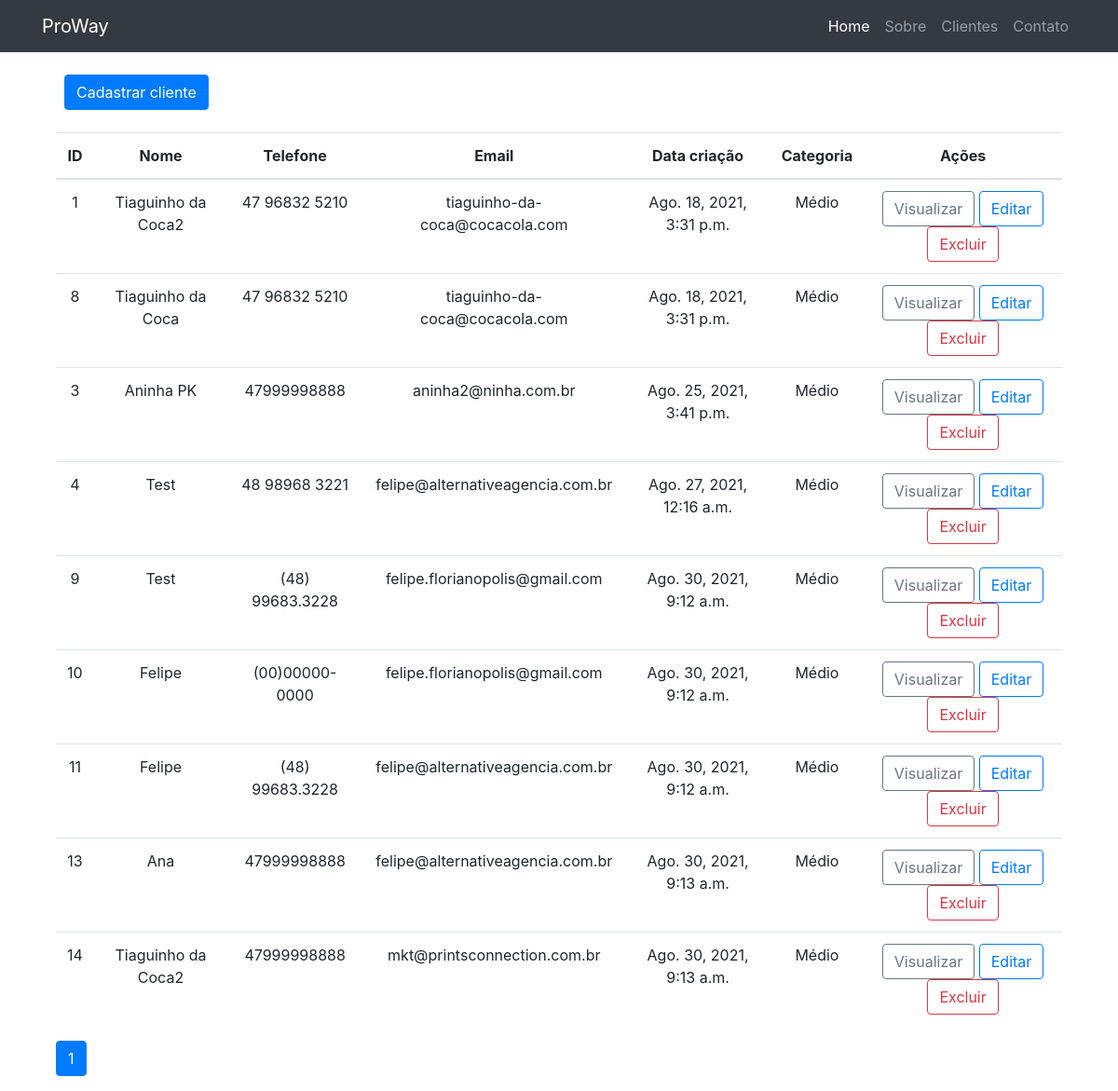
The page /cliente/ on the database its author committed.
### cliente/models.py (models this page shows, shortened)
class Cliente(models.Model):
    nome = models.CharField(max_length=100)
    telefone = models.CharField(max_length=25)
    email = models.CharField(max_length=100)
    data_criacao = models.DateTimeField(default=timezone.now)
    descricao = models.TextField(blank=True)
    categoria = models.ForeignKey(Categoria, on_delete=models.DO_NOTHING)

class Categoria(models.Model):
    nome = models.CharField(max_length=255)
    def __str__(self):
        return self.nome

### cliente/views.py (the view)
# urls.py: path('', views.index, name='cliente'),
def index(request):
    list_clientes = Cliente.objects.order_by('data_criacao').filter(
        categoria=2
    )
    paginator = Paginator(list_clientes, 10)
    page = request.GET.get('page')
    list_clientes = paginator.get_page(page)
    return render(request, 'cliente/index.html', {'clientes': list_clientes})

### cliente/templates/cliente/index.html
{% extends 'base.html' %} {% block content %}
<div class="dt-buttons btn-group flwx-wrap float-left m-4">
  <a href="{% url 'form' %}" class="btn btn-primary"> Cadastrar cliente </a>
</div>
<div class="container mt-4">
  <table class="table">
    <thead>
      <tr>
        <th>ID</th>
        <th>Nome</th>
        <th>Telefone</th>
        <th>Email</th>
        <th>Data criação</th>
        <th>Categoria</th>
        <th>Ações</th>
      </tr>
    </thead>
    <tbody>
      {% for cliente in clientes %}
      <tr>
        <td>{{ cliente.id }}</td>
        <td>{{ cliente.nome }}</td>
        <td>{{ cliente.telefone }}</td>
        <td>{{ cliente.email }}</td>
        <td>{{ cliente.data_criacao }}</td>
        <td>{{ cliente.categoria }}</td>
        <td>
          <a
            href="/cliente/detalhe/{{ cliente.id }}/"
            class="btn btn-outline-secondary"
            >Visualizar</a
          >
          <a
            href="/cliente/edit/{{ cliente.id }}/"
            class="btn btn-outline-primary"
            >Editar</a
          >
          <a
            href="/cliente/delete/{{ cliente.id }}/"
            class="btn btn-outline-danger"
            >Excluir</a
          >
        </td>
      </tr>
      {% endfor %}
    </tbody>
  </table>
  <nav aria-label="Page navigation example">
    <ul class="pagination">
      {% for pagina in clientes.paginator.page_range %}
      {% if clientes.number == pagina %}
      <li class="page-item active">
        <a class="page-link" href="?page={{pagina}}">{{pagina}}</a>
      </li>
      {% else %}
      <li class="page-item">
        <a class="page-link" href="?page={{pagina}}">{{pagina}}</a>
      </li>
      {% endif %} {% endfor %}
    </ul>
  </nav>
</div>
{% endblock %}

### rows shown on the page
Cliente: id "1", nome "Tiaguinho da Coca2", telefone "47 96832 5210", email "tiaguinho-da-coca@cocacola.com", data_criacao "Ago. 18, 2021, 3:31 p.m.", categoria "Médio"
Cliente: id "8", nome "Tiaguinho da Coca", telefone "47 96832 5210", email "tiaguinho-da-coca@cocacola.com", data_criacao "Ago. 18, 2021, 3:31 p.m.", categoria "Médio"
Cliente: id "3", nome "Aninha PK", telefone "47999998888", email "aninha2@ninha.com.br", data_criacao "Ago. 25, 2021, 3:41 p.m.", categoria "Médio"
Cliente: id "4", nome "Test", telefone "48 98968 3221", email "felipe@alternativeagencia.com.br", data_criacao "Ago. 27, 2021, 12:16 a.m.", categoria "Médio"
Cliente: id "9", nome "Test", telefone "(48) 99683.3228", email "felipe.florianopolis@gmail.com", data_criacao "Ago. 30, 2021, 9:12 a.m.", categoria "Médio"
Cliente: id "10", nome "Felipe", telefone "(00)00000-0000", email "felipe.florianopolis@gmail.com", data_criacao "Ago. 30, 2021, 9:12 a.m.", categoria "Médio"
Cliente: id "11", nome "Felipe", telefone "(48) 99683.3228", email "felipe@alternativeagencia.com.br", data_criacao "Ago. 30, 2021, 9:12 a.m.", categoria "Médio"
Cliente: id "13", nome "Ana", telefone "47999998888", email "felipe@alternativeagencia.com.br", data_criacao "Ago. 30, 2021, 9:13 a.m.", categoria "Médio"
Cliente: id "14", nome "Tiaguinho da Coca2", telefone "47999998888", email "mkt@printsconnection.com.br", data_criacao "Ago. 30, 2021, 9:13 a.m.", categoria "Médio"

### other values the page prints
{{ pagina }} "1"
